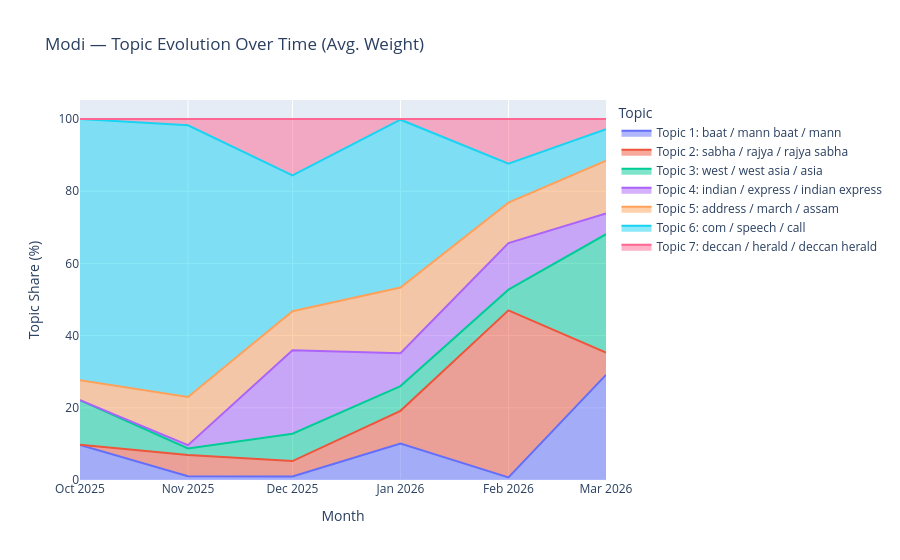
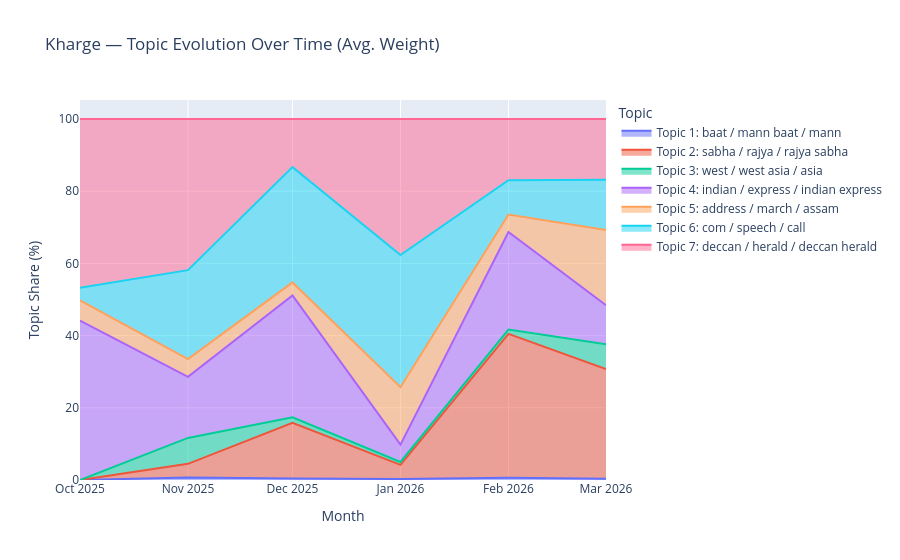

Notebook cell for these charts, in order:
### Markdown cell above
## 11. Temporal Topic Evolution

### Code cell
# Topic evolution over time — stacked area charts per speaker
# For each month × speaker, compute average topic weight (not just dominant topic count)
# This gives a smoother, more accurate picture of topic mix

topic_weight_cols = [f'Topic_{i}_Weight' for i in range(best_k)]
temporal_weights = df.groupby(['YearMonth', 'Speaker'])[topic_weight_cols].mean().reset_index()

# Melt for plotting
temporal_melted = temporal_weights.melt(
    id_vars=['YearMonth', 'Speaker'],
    value_vars=topic_weight_cols,
    var_name='Topic', value_name='Avg_Weight'
)
temporal_melted['Topic_Label'] = temporal_melted['Topic'].apply(
    lambda x: topic_labels[int(x.split('_')[1])]
)

# Plot for each speaker
for speaker in ['Modi', 'Kharge']:
    speaker_data = temporal_melted[temporal_melted['Speaker'] == speaker]
    fig = px.area(
        speaker_data, x='YearMonth', y='Avg_Weight', color='Topic_Label',
        title=f'{speaker} — Topic Evolution Over Time (Avg. Weight)',
        labels={'Avg_Weight': 'Average Topic Weight', 'YearMonth': 'Month'},
        groupnorm='percent'  # Normalize to 100% to show proportional shifts
    )
    fig.update_layout(yaxis_title='Topic Share (%)', legend_title='Topic')
    fig.show()

### Figure 1 — Plotly figure (JSON) as saved in the notebook; plotly's stock layout.template omitted (floating-point values rounded to 4 significant figures)
{"data": [{"fillpattern": {"shape": ""}, "groupnorm": "percent", "hovertemplate": "Topic_Label=Topic 1: baat / mann baat / mann<br>Month=%{x}<br>Average Topic Weight=%{y}<extra></extra>", "legendgroup": "Topic 1: baat / mann baat / mann", "line": {"color": "#636efa"}, "marker": {"symbol": "circle"}, "mode": "lines", "name": "Topic 1: baat / mann baat / mann", "orientation": "v", "showlegend": true, "stackgroup": "1", "type": "scatter", "x": ["2025-10", "2025-11", "2025-12", "2026-01", "2026-02", "2026-03"], "xaxis": "x", "y": [0.015, 0.002025, 0.002297, 0.01579, 0.001673, 0.06944], "yaxis": "y"}, {"fillpattern": {"shape": ""}, "groupnorm": "percent", "hovertemplate": "Topic_Label=Topic 2: sabha / rajya / rajya sabha<br>Month=%{x}<br>Average Topic Weight=%{y}<extra></extra>", "legendgroup": "Topic 2: sabha / rajya / rajya sabha", "line": {"color": "#EF553B"}, "marker": {"symbol": "circle"}, "mode": "lines", "name": "Topic 2: sabha / rajya / rajya sabha", "orientation": "v", "showlegend": true, "stackgroup": "1", "type": "scatter", "x": ["2025-10", "2025-11", "2025-12", "2026-01", "2026-02", "2026-03"], "xaxis": "x", "y": [0.0, 0.01179, 0.009865, 0.01418, 0.1077, 0.01469], "yaxis": "y"}, {"fillpattern": {"shape": ""}, "groupnorm": "percent", "hovertemplate": "Topic_Label=Topic 3: west / west asia / asia<br>Month=%{x}<br>Average Topic Weight=%{y}<extra></extra>", "legendgroup": "Topic 3: west / west asia / asia", "line": {"color": "#00cc96"}, "marker": {"symbol": "circle"}, "mode": "lines", "name": "Topic 3: west / west asia / asia", "orientation": "v", "showlegend": true, "stackgroup": "1", "type": "scatter", "x": ["2025-10", "2025-11", "2025-12", "2026-01", "2026-02", "2026-03"], "xaxis": "x", "y": [0.01901, 0.003535, 0.01763, 0.01073, 0.01336, 0.0782], "yaxis": "y"}, {"fillpattern": {"shape": ""}, "groupnorm": "percent", "hovertemplate": "Topic_Label=Topic 4: indian / express / indian express<br>Month=%{x}<br>Average Topic Weight=%{y}<extra></extra>", "legendgroup": "Topic 4: indian / express / indian express", "line": {"color": "#ab63fa"}, "marker": {"symbol": "circle"}, "mode": "lines", "name": "Topic 4: indian / express / indian express", "orientation": "v", "showlegend": true, "stackgroup": "1", "type": "scatter", "x": ["2025-10", "2025-11", "2025-12", "2026-01", "2026-02", "2026-03"], "xaxis": "x", "y": [0.0, 0.001839, 0.05374, 0.01427, 0.03002, 0.01376], "yaxis": "y"}, {"fillpattern": {"shape": ""}, "groupnorm": "percent", "hovertemplate": "Topic_Label=Topic 5: address / march / assam<br>Month=%{x}<br>Average Topic Weight=%{y}<extra></extra>", "legendgroup": "Topic 5: address / march / assam", "line": {"color": "#FFA15A"}, "marker": {"symbol": "circle"}, "mode": "lines", "name": "Topic 5: address / march / assam", "orientation": "v", "showlegend": true, "stackgroup": "1", "type": "scatter", "x": ["2025-10", "2025-11", "2025-12", "2026-01", "2026-02", "2026-03"], "xaxis": "x", "y": [0.008542, 0.02655, 0.02516, 0.02844, 0.0261, 0.03485], "yaxis": "y"}, {"fillpattern": {"shape": ""}, "groupnorm": "percent", "hovertemplate": "Topic_Label=Topic 6: com / speech / call<br>Month=%{x}<br>Average Topic Weight=%{y}<extra></extra>", "legendgroup": "Topic 6: com / speech / call", "line": {"color": "#19d3f3"}, "marker": {"symbol": "circle"}, "mode": "lines", "name": "Topic 6: com / speech / call", "orientation": "v", "showlegend": true, "stackgroup": "1", "type": "scatter", "x": ["2025-10", "2025-11", "2025-12", "2026-01", "2026-02", "2026-03"], "xaxis": "x", "y": [0.1115, 0.1498, 0.08747, 0.07272, 0.02518, 0.02068], "yaxis": "y"}, {"fillpattern": {"shape": ""}, "groupnorm": "percent", "hovertemplate": "Topic_Label=Topic 7: deccan / herald / deccan herald<br>Month=%{x}<br>Average Topic Weight=%{y}<extra></extra>", "legendgroup": "Topic 7: deccan / herald / deccan herald", "line": {"color": "#FF6692"}, "marker": {"symbol": "circle"}, "mode": "lines", "name": "Topic 7: deccan / herald / deccan herald", "orientation": "v", "showlegend": true, "stackgroup": "1", "type": "scatter", "x": ["2025-10", "2025-11", "2025-12", "2026-01", "2026-02", "2026-03"], "xaxis": "x", "y": [0.0, 0.003485, 0.03626, 0.0003016, 0.02873, 0.00681], "yaxis": "y"}], "layout": {"legend": {"title": {"text": "Topic"}, "tracegroupgap": 0}, "title": {"text": "Modi — Topic Evolution Over Time (Avg. Weight)"}, "xaxis": {"anchor": "y", "domain": [0, 1], "title": {"text": "Month"}}, "yaxis": {"anchor": "x", "domain": [0, 1], "title": {"text": "Topic Share (%)"}}}}

### Figure 2 — Plotly figure (JSON) as saved in the notebook; plotly's stock layout.template omitted (floating-point values rounded to 4 significant figures)
{"data": [{"fillpattern": {"shape": ""}, "groupnorm": "percent", "hovertemplate": "Topic_Label=Topic 1: baat / mann baat / mann<br>Month=%{x}<br>Average Topic Weight=%{y}<extra></extra>", "legendgroup": "Topic 1: baat / mann baat / mann", "line": {"color": "#636efa"}, "marker": {"symbol": "circle"}, "mode": "lines", "name": "Topic 1: baat / mann baat / mann", "orientation": "v", "showlegend": true, "stackgroup": "1", "type": "scatter", "x": ["2025-10", "2025-11", "2025-12", "2026-01", "2026-02", "2026-03"], "xaxis": "x", "y": [0.0, 0.001562, 0.0009401, 0.0004797, 0.001593, 0.0006613], "yaxis": "y"}, {"fillpattern": {"shape": ""}, "groupnorm": "percent", "hovertemplate": "Topic_Label=Topic 2: sabha / rajya / rajya sabha<br>Month=%{x}<br>Average Topic Weight=%{y}<extra></extra>", "legendgroup": "Topic 2: sabha / rajya / rajya sabha", "line": {"color": "#EF553B"}, "marker": {"symbol": "circle"}, "mode": "lines", "name": "Topic 2: sabha / rajya / rajya sabha", "orientation": "v", "showlegend": true, "stackgroup": "1", "type": "scatter", "x": ["2025-10", "2025-11", "2025-12", "2026-01", "2026-02", "2026-03"], "xaxis": "x", "y": [0.0, 0.008372, 0.03691, 0.007089, 0.1067, 0.06344], "yaxis": "y"}, {"fillpattern": {"shape": ""}, "groupnorm": "percent", "hovertemplate": "Topic_Label=Topic 3: west / west asia / asia<br>Month=%{x}<br>Average Topic Weight=%{y}<extra></extra>", "legendgroup": "Topic 3: west / west asia / asia", "line": {"color": "#00cc96"}, "marker": {"symbol": "circle"}, "mode": "lines", "name": "Topic 3: west / west asia / asia", "orientation": "v", "showlegend": true, "stackgroup": "1", "type": "scatter", "x": ["2025-10", "2025-11", "2025-12", "2026-01", "2026-02", "2026-03"], "xaxis": "x", "y": [0.0, 0.01591, 0.003639, 0.001451, 0.003222, 0.01428], "yaxis": "y"}, {"fillpattern": {"shape": ""}, "groupnorm": "percent", "hovertemplate": "Topic_Label=Topic 4: indian / express / indian express<br>Month=%{x}<br>Average Topic Weight=%{y}<extra></extra>", "legendgroup": "Topic 4: indian / express / indian express", "line": {"color": "#ab63fa"}, "marker": {"symbol": "circle"}, "mode": "lines", "name": "Topic 4: indian / express / indian express", "orientation": "v", "showlegend": true, "stackgroup": "1", "type": "scatter", "x": ["2025-10", "2025-11", "2025-12", "2026-01", "2026-02", "2026-03"], "xaxis": "x", "y": [0.1607, 0.03756, 0.08075, 0.008643, 0.07228, 0.0226], "yaxis": "y"}, {"fillpattern": {"shape": ""}, "groupnorm": "percent", "hovertemplate": "Topic_Label=Topic 5: address / march / assam<br>Month=%{x}<br>Average Topic Weight=%{y}<extra></extra>", "legendgroup": "Topic 5: address / march / assam", "line": {"color": "#FFA15A"}, "marker": {"symbol": "circle"}, "mode": "lines", "name": "Topic 5: address / march / assam", "orientation": "v", "showlegend": true, "stackgroup": "1", "type": "scatter", "x": ["2025-10", "2025-11", "2025-12", "2026-01", "2026-02", "2026-03"], "xaxis": "x", "y": [0.02036, 0.01091, 0.008647, 0.02866, 0.01298, 0.04339], "yaxis": "y"}, {"fillpattern": {"shape": ""}, "groupnorm": "percent", "hovertemplate": "Topic_Label=Topic 6: com / speech / call<br>Month=%{x}<br>Average Topic Weight=%{y}<extra></extra>", "legendgroup": "Topic 6: com / speech / call", "line": {"color": "#19d3f3"}, "marker": {"symbol": "circle"}, "mode": "lines", "name": "Topic 6: com / speech / call", "orientation": "v", "showlegend": true, "stackgroup": "1", "type": "scatter", "x": ["2025-10", "2025-11", "2025-12", "2026-01", "2026-02", "2026-03"], "xaxis": "x", "y": [0.01271, 0.05458, 0.07636, 0.0661, 0.02548, 0.02901], "yaxis": "y"}, {"fillpattern": {"shape": ""}, "groupnorm": "percent", "hovertemplate": "Topic_Label=Topic 7: deccan / herald / deccan herald<br>Month=%{x}<br>Average Topic Weight=%{y}<extra></extra>", "legendgroup": "Topic 7: deccan / herald / deccan herald", "line": {"color": "#FF6692"}, "marker": {"symbol": "circle"}, "mode": "lines", "name": "Topic 7: deccan / herald / deccan herald", "orientation": "v", "showlegend": true, "stackgroup": "1", "type": "scatter", "x": ["2025-10", "2025-11", "2025-12", "2026-01", "2026-02", "2026-03"], "xaxis": "x", "y": [0.1703, 0.09288, 0.0319, 0.06796, 0.04534, 0.03512], "yaxis": "y"}], "layout": {"legend": {"title": {"text": "Topic"}, "tracegroupgap": 0}, "title": {"text": "Kharge — Topic Evolution Over Time (Avg. Weight)"}, "xaxis": {"anchor": "y", "domain": [0, 1], "title": {"text": "Month"}}, "yaxis": {"anchor": "x", "domain": [0, 1], "title": {"text": "Topic Share (%)"}}}}
